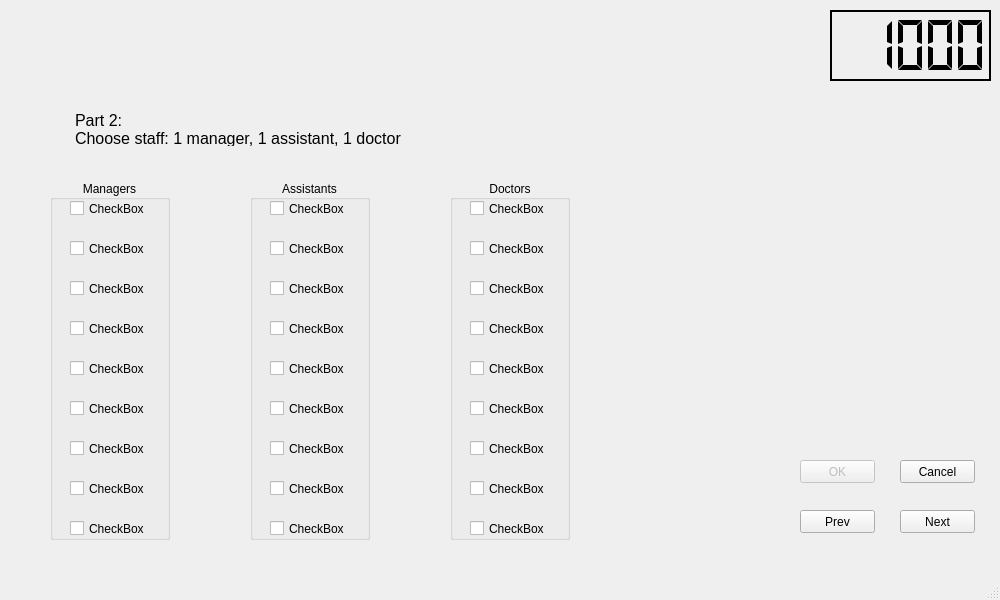
<?xml version="1.0" encoding="UTF-8"?>
<ui version="4.0">
 <class>SubWindow2</class>
 <widget class="QMainWindow" name="SubWindow2">
  <property name="geometry">
   <rect>
    <x>0</x>
    <y>0</y>
    <width>1000</width>
    <height>600</height>
   </rect>
  </property>
  <property name="windowTitle">
   <string>MainWindow</string>
  </property>
  <widget class="QWidget" name="centralwidget">
   <widget class="QPushButton" name="Next">
    <property name="geometry">
     <rect>
      <x>900</x>
      <y>510</y>
      <width>75</width>
      <height>23</height>
     </rect>
    </property>
    <property name="text">
     <string>Next</string>
    </property>
    <property name="default">
     <bool>false</bool>
    </property>
   </widget>
   <widget class="QGroupBox" name="Doctors">
    <property name="geometry">
     <rect>
      <x>450</x>
      <y>180</y>
      <width>120</width>
      <height>360</height>
     </rect>
    </property>
    <property name="title">
     <string>Doctors</string>
    </property>
    <property name="alignment">
     <set>Qt::AlignCenter</set>
    </property>
    <property name="flat">
     <bool>false</bool>
    </property>
    <widget class="QCheckBox" name="checkBox_16">
     <property name="geometry">
      <rect>
       <x>20</x>
       <y>20</y>
       <width>100</width>
       <height>17</height>
      </rect>
     </property>
     <property name="text">
      <string>CheckBox</string>
     </property>
    </widget>
    <widget class="QCheckBox" name="checkBox_17">
     <property name="geometry">
      <rect>
       <x>20</x>
       <y>60</y>
       <width>100</width>
       <height>17</height>
      </rect>
     </property>
     <property name="text">
      <string>CheckBox</string>
     </property>
    </widget>
    <widget class="QCheckBox" name="checkBox_18">
     <property name="geometry">
      <rect>
       <x>20</x>
       <y>100</y>
       <width>100</width>
       <height>17</height>
      </rect>
     </property>
     <property name="text">
      <string>CheckBox</string>
     </property>
    </widget>
    <widget class="QCheckBox" name="checkBox_19">
     <property name="geometry">
      <rect>
       <x>20</x>
       <y>140</y>
       <width>100</width>
       <height>17</height>
      </rect>
     </property>
     <property name="text">
      <string>CheckBox</string>
     </property>
    </widget>
    <widget class="QCheckBox" name="checkBox_20">
     <property name="geometry">
      <rect>
       <x>20</x>
       <y>180</y>
       <width>100</width>
       <height>17</height>
      </rect>
     </property>
     <property name="text">
      <string>CheckBox</string>
     </property>
    </widget>
    <widget class="QCheckBox" name="checkBox_21">
     <property name="geometry">
      <rect>
       <x>20</x>
       <y>220</y>
       <width>100</width>
       <height>17</height>
      </rect>
     </property>
     <property name="text">
      <string>CheckBox</string>
     </property>
    </widget>
    <widget class="QCheckBox" name="checkBox_22">
     <property name="geometry">
      <rect>
       <x>20</x>
       <y>260</y>
       <width>100</width>
       <height>17</height>
      </rect>
     </property>
     <property name="text">
      <string>CheckBox</string>
     </property>
    </widget>
    <widget class="QCheckBox" name="checkBox_23">
     <property name="geometry">
      <rect>
       <x>20</x>
       <y>300</y>
       <width>100</width>
       <height>17</height>
      </rect>
     </property>
     <property name="text">
      <string>CheckBox</string>
     </property>
    </widget>
    <widget class="QCheckBox" name="checkBox_24">
     <property name="geometry">
      <rect>
       <x>20</x>
       <y>340</y>
       <width>100</width>
       <height>17</height>
      </rect>
     </property>
     <property name="text">
      <string>CheckBox</string>
     </property>
    </widget>
    <widget class="QPushButton" name="pushButton_5">
     <property name="geometry">
      <rect>
       <x>850</x>
       <y>500</y>
       <width>75</width>
       <height>23</height>
      </rect>
     </property>
     <property name="text">
      <string>Next</string>
     </property>
     <property name="default">
      <bool>false</bool>
     </property>
    </widget>
    <widget class="QPushButton" name="pushButton_6">
     <property name="enabled">
      <bool>false</bool>
     </property>
     <property name="geometry">
      <rect>
       <x>750</x>
       <y>450</y>
       <width>75</width>
       <height>23</height>
      </rect>
     </property>
     <property name="text">
      <string>OK</string>
     </property>
     <property name="default">
      <bool>true</bool>
     </property>
     <property name="flat">
      <bool>false</bool>
     </property>
    </widget>
    <widget class="QPushButton" name="pushButton_7">
     <property name="geometry">
      <rect>
       <x>750</x>
       <y>500</y>
       <width>75</width>
       <height>23</height>
      </rect>
     </property>
     <property name="text">
      <string>Prev</string>
     </property>
     <property name="default">
      <bool>false</bool>
     </property>
    </widget>
    <widget class="QLCDNumber" name="lcdNumber_2">
     <property name="enabled">
      <bool>true</bool>
     </property>
     <property name="geometry">
      <rect>
       <x>780</x>
       <y>0</y>
       <width>161</width>
       <height>71</height>
      </rect>
     </property>
     <property name="font">
      <font>
       <kerning>true</kerning>
      </font>
     </property>
     <property name="cursor">
      <cursorShape>ForbiddenCursor</cursorShape>
     </property>
     <property name="frameShadow">
      <enum>QFrame::Plain</enum>
     </property>
     <property name="lineWidth">
      <number>2</number>
     </property>
     <property name="smallDecimalPoint">
      <bool>false</bool>
     </property>
     <property name="segmentStyle">
      <enum>QLCDNumber::Flat</enum>
     </property>
     <property name="intValue" stdset="0">
      <number>1000</number>
     </property>
    </widget>
    <widget class="QPushButton" name="pushButton_8">
     <property name="geometry">
      <rect>
       <x>850</x>
       <y>450</y>
       <width>75</width>
       <height>23</height>
      </rect>
     </property>
     <property name="text">
      <string>Cancel</string>
     </property>
     <property name="default">
      <bool>false</bool>
     </property>
    </widget>
   </widget>
   <widget class="QGroupBox" name="Assistants">
    <property name="geometry">
     <rect>
      <x>250</x>
      <y>180</y>
      <width>120</width>
      <height>360</height>
     </rect>
    </property>
    <property name="acceptDrops">
     <bool>false</bool>
    </property>
    <property name="title">
     <string>Assistants</string>
    </property>
    <property name="alignment">
     <set>Qt::AlignCenter</set>
    </property>
    <property name="flat">
     <bool>false</bool>
    </property>
    <widget class="QCheckBox" name="checkBox_7">
     <property name="geometry">
      <rect>
       <x>20</x>
       <y>20</y>
       <width>100</width>
       <height>17</height>
      </rect>
     </property>
     <property name="text">
      <string>CheckBox</string>
     </property>
    </widget>
    <widget class="QCheckBox" name="checkBox_8">
     <property name="geometry">
      <rect>
       <x>20</x>
       <y>60</y>
       <width>100</width>
       <height>17</height>
      </rect>
     </property>
     <property name="text">
      <string>CheckBox</string>
     </property>
    </widget>
    <widget class="QCheckBox" name="checkBox_9">
     <property name="geometry">
      <rect>
       <x>20</x>
       <y>100</y>
       <width>100</width>
       <height>17</height>
      </rect>
     </property>
     <property name="text">
      <string>CheckBox</string>
     </property>
    </widget>
    <widget class="QCheckBox" name="checkBox_10">
     <property name="geometry">
      <rect>
       <x>20</x>
       <y>140</y>
       <width>100</width>
       <height>17</height>
      </rect>
     </property>
     <property name="text">
      <string>CheckBox</string>
     </property>
    </widget>
    <widget class="QCheckBox" name="checkBox_11">
     <property name="geometry">
      <rect>
       <x>20</x>
       <y>180</y>
       <width>100</width>
       <height>17</height>
      </rect>
     </property>
     <property name="text">
      <string>CheckBox</string>
     </property>
    </widget>
    <widget class="QCheckBox" name="checkBox_12">
     <property name="geometry">
      <rect>
       <x>20</x>
       <y>220</y>
       <width>100</width>
       <height>17</height>
      </rect>
     </property>
     <property name="text">
      <string>CheckBox</string>
     </property>
    </widget>
    <widget class="QCheckBox" name="checkBox_13">
     <property name="geometry">
      <rect>
       <x>20</x>
       <y>260</y>
       <width>100</width>
       <height>17</height>
      </rect>
     </property>
     <property name="text">
      <string>CheckBox</string>
     </property>
    </widget>
    <widget class="QCheckBox" name="checkBox_14">
     <property name="geometry">
      <rect>
       <x>20</x>
       <y>300</y>
       <width>100</width>
       <height>17</height>
      </rect>
     </property>
     <property name="text">
      <string>CheckBox</string>
     </property>
    </widget>
    <widget class="QCheckBox" name="checkBox_15">
     <property name="geometry">
      <rect>
       <x>20</x>
       <y>340</y>
       <width>100</width>
       <height>17</height>
      </rect>
     </property>
     <property name="text">
      <string>CheckBox</string>
     </property>
    </widget>
   </widget>
   <widget class="QFrame" name="frame">
    <property name="geometry">
     <rect>
      <x>70</x>
      <y>110</y>
      <width>691</width>
      <height>61</height>
     </rect>
    </property>
    <property name="font">
     <font>
      <pointsize>12</pointsize>
     </font>
    </property>
    <property name="frameShape">
     <enum>QFrame::NoFrame</enum>
    </property>
    <property name="frameShadow">
     <enum>QFrame::Sunken</enum>
    </property>
    <widget class="QLabel" name="label">
     <property name="geometry">
      <rect>
       <x>5</x>
       <y>0</y>
       <width>471</width>
       <height>21</height>
      </rect>
     </property>
     <property name="text">
      <string>Part 2: </string>
     </property>
    </widget>
    <widget class="QLabel" name="label_2">
     <property name="geometry">
      <rect>
       <x>5</x>
       <y>20</y>
       <width>681</width>
       <height>16</height>
      </rect>
     </property>
     <property name="text">
      <string>Choose staff: 1 manager, 1 assistant, 1 doctor</string>
     </property>
    </widget>
   </widget>
   <widget class="QPushButton" name="Cancel">
    <property name="geometry">
     <rect>
      <x>900</x>
      <y>460</y>
      <width>75</width>
      <height>23</height>
     </rect>
    </property>
    <property name="text">
     <string>Cancel</string>
    </property>
    <property name="default">
     <bool>false</bool>
    </property>
   </widget>
   <widget class="QLCDNumber" name="MoneyLeft">
    <property name="enabled">
     <bool>true</bool>
    </property>
    <property name="geometry">
     <rect>
      <x>830</x>
      <y>10</y>
      <width>161</width>
      <height>71</height>
     </rect>
    </property>
    <property name="font">
     <font>
      <kerning>true</kerning>
     </font>
    </property>
    <property name="cursor">
     <cursorShape>ForbiddenCursor</cursorShape>
    </property>
    <property name="frameShadow">
     <enum>QFrame::Plain</enum>
    </property>
    <property name="lineWidth">
     <number>2</number>
    </property>
    <property name="smallDecimalPoint">
     <bool>false</bool>
    </property>
    <property name="segmentStyle">
     <enum>QLCDNumber::Flat</enum>
    </property>
    <property name="intValue" stdset="0">
     <number>1000</number>
    </property>
   </widget>
   <widget class="QPushButton" name="Prev">
    <property name="geometry">
     <rect>
      <x>800</x>
      <y>510</y>
      <width>75</width>
      <height>23</height>
     </rect>
    </property>
    <property name="text">
     <string>Prev</string>
    </property>
    <property name="default">
     <bool>false</bool>
    </property>
   </widget>
   <widget class="QGroupBox" name="Managers">
    <property name="geometry">
     <rect>
      <x>50</x>
      <y>180</y>
      <width>120</width>
      <height>360</height>
     </rect>
    </property>
    <property name="title">
     <string>Managers</string>
    </property>
    <property name="alignment">
     <set>Qt::AlignCenter</set>
    </property>
    <property name="flat">
     <bool>false</bool>
    </property>
    <property name="checkable">
     <bool>false</bool>
    </property>
    <property name="checked">
     <bool>false</bool>
    </property>
    <widget class="QCheckBox" name="checkBox">
     <property name="geometry">
      <rect>
       <x>20</x>
       <y>20</y>
       <width>100</width>
       <height>17</height>
      </rect>
     </property>
     <property name="text">
      <string>CheckBox</string>
     </property>
    </widget>
    <widget class="QCheckBox" name="checkBox_2">
     <property name="geometry">
      <rect>
       <x>20</x>
       <y>60</y>
       <width>100</width>
       <height>17</height>
      </rect>
     </property>
     <property name="text">
      <string>CheckBox</string>
     </property>
    </widget>
    <widget class="QCheckBox" name="checkBox_3">
     <property name="geometry">
      <rect>
       <x>20</x>
       <y>100</y>
       <width>100</width>
       <height>17</height>
      </rect>
     </property>
     <property name="text">
      <string>CheckBox</string>
     </property>
    </widget>
    <widget class="QCheckBox" name="checkBox_4">
     <property name="geometry">
      <rect>
       <x>20</x>
       <y>140</y>
       <width>100</width>
       <height>17</height>
      </rect>
     </property>
     <property name="text">
      <string>CheckBox</string>
     </property>
    </widget>
    <widget class="QCheckBox" name="checkBox_5">
     <property name="geometry">
      <rect>
       <x>20</x>
       <y>180</y>
       <width>100</width>
       <height>17</height>
      </rect>
     </property>
     <property name="text">
      <string>CheckBox</string>
     </property>
    </widget>
    <widget class="QCheckBox" name="checkBox_6">
     <property name="geometry">
      <rect>
       <x>20</x>
       <y>220</y>
       <width>100</width>
       <height>17</height>
      </rect>
     </property>
     <property name="text">
      <string>CheckBox</string>
     </property>
    </widget>
    <widget class="QCheckBox" name="checkBox_25">
     <property name="geometry">
      <rect>
       <x>20</x>
       <y>260</y>
       <width>100</width>
       <height>17</height>
      </rect>
     </property>
     <property name="text">
      <string>CheckBox</string>
     </property>
    </widget>
    <widget class="QCheckBox" name="checkBox_26">
     <property name="geometry">
      <rect>
       <x>20</x>
       <y>300</y>
       <width>100</width>
       <height>17</height>
      </rect>
     </property>
     <property name="text">
      <string>CheckBox</string>
     </property>
    </widget>
    <widget class="QCheckBox" name="checkBox_27">
     <property name="geometry">
      <rect>
       <x>20</x>
       <y>340</y>
       <width>100</width>
       <height>17</height>
      </rect>
     </property>
     <property name="text">
      <string>CheckBox</string>
     </property>
    </widget>
   </widget>
   <widget class="QPushButton" name="OK">
    <property name="enabled">
     <bool>false</bool>
    </property>
    <property name="geometry">
     <rect>
      <x>800</x>
      <y>460</y>
      <width>75</width>
      <height>23</height>
     </rect>
    </property>
    <property name="text">
     <string>OK</string>
    </property>
    <property name="default">
     <bool>true</bool>
    </property>
    <property name="flat">
     <bool>false</bool>
    </property>
   </widget>
  </widget>
  <widget class="QMenuBar" name="menubar">
   <property name="geometry">
    <rect>
     <x>0</x>
     <y>0</y>
     <width>1000</width>
     <height>21</height>
    </rect>
   </property>
  </widget>
  <widget class="QStatusBar" name="statusbar"/>
 </widget>
 <resources/>
 <connections/>
</ui>
